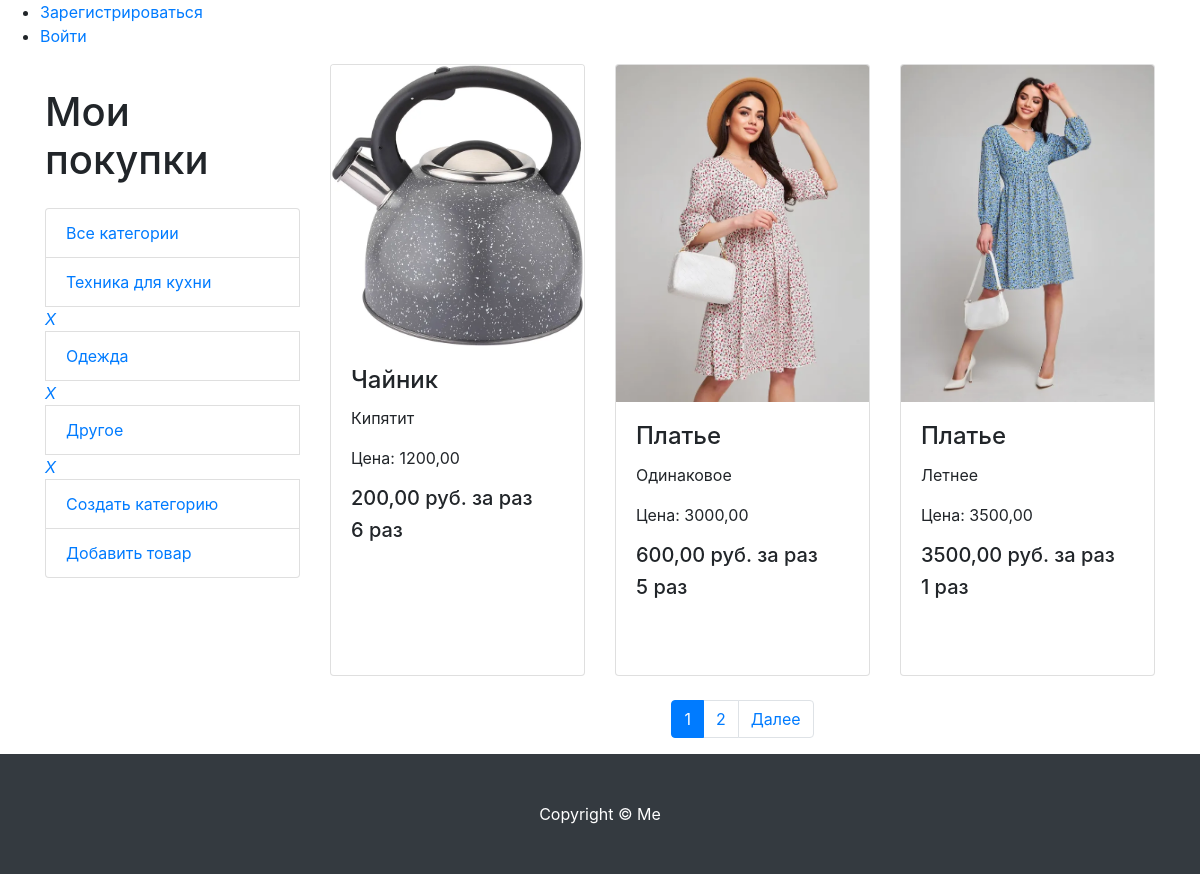
/products/, run on an earlier commit of the app's database.
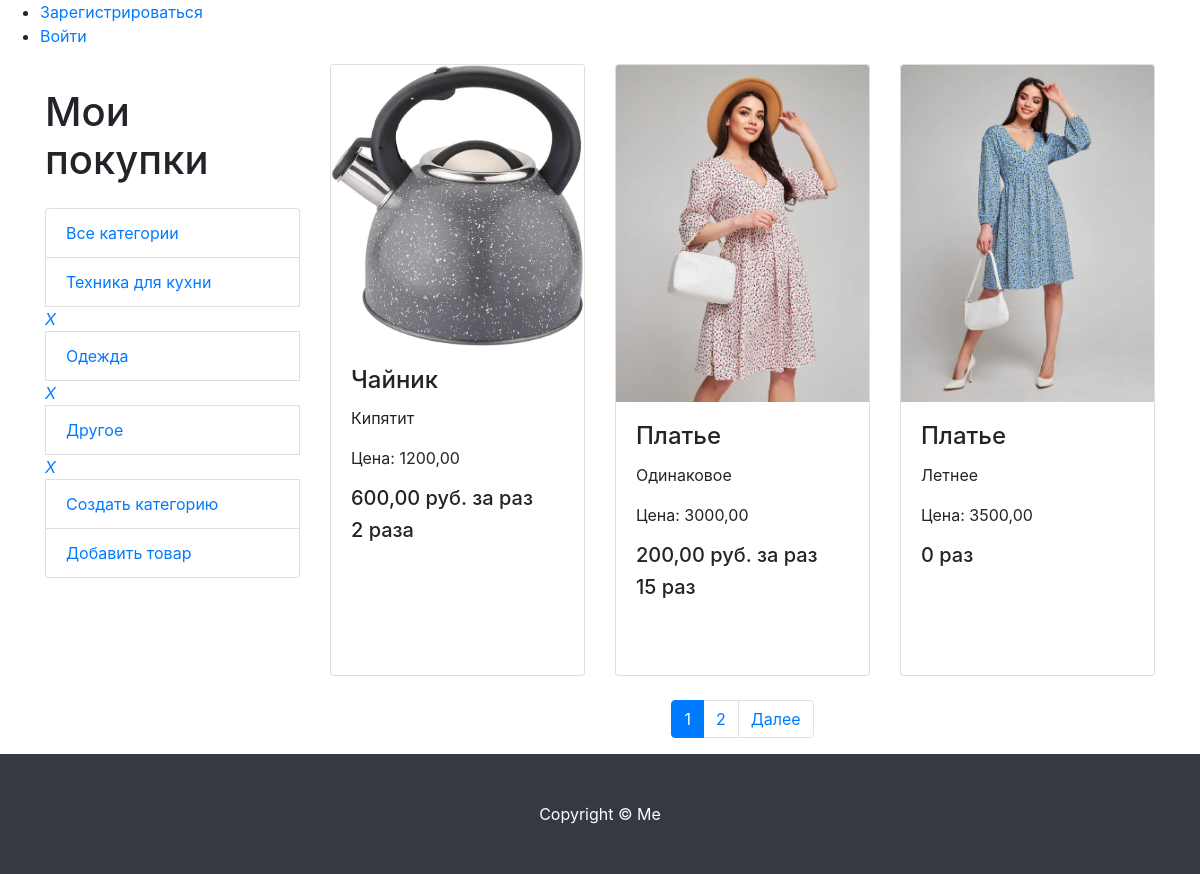
And on a later commit of the database.
### myproducts/models.py (models this page shows, shortened)
class Product(models.Model):
    name = models.CharField(max_length=256, verbose_name='Название')
    image = models.ImageField(upload_to='products_images/', blank=True, verbose_name='Изображение')
    description = models.CharField(max_length=250, blank=True, verbose_name='Описание')
    price = models.DecimalField(max_digits=8, decimal_places=2, verbose_name='Цена')
    times = models.PositiveIntegerField(default=0, blank=True, verbose_name='Количество раз')
    category = models.ForeignKey(Category, on_delete=models.CASCADE, verbose_name='Категория')
    class Meta:
        verbose_name = 'товар'
        verbose_name_plural = 'Товары'

### myproducts/views.py (the view)
# urls.py: path('products/', views.my_products, name='my_products'),
def my_products(request, category_id=None):
    context = {
        'title': 'Мои покупки',
        'categories': Category.objects.all(),
    }
    if category_id:
        products = Product.objects.filter(category_id=category_id)
    else:
        products = Product.objects.all()
    paginator = Paginator(products, 3)
    page_number = request.GET.get('page')
    page_obj = paginator.get_page(page_number)
    context.update({'products': page_obj})
    return render(request, 'myproducts/myproducts.html', context)

### myproducts/templates/myproducts/myproducts.html (shortened to what this page needs)
{% extends 'calculator/base.html' %}
{% load static %}
{% load mathfilters %}
{% block content %}
<div class="container">
    <div class="row">
        <div class="col-lg-3">
            <h1 class="my-4">Мои покупки</h1>
            <div class="list-group">
                {% include 'myproducts/category.html' %}
            </div>
        </div>
        <div class="col-lg-9">
            <div class="row">
                {% for product in products %}
                <div class="col-lg-4 col-md-6 mb-4">
                    <div class="card h-100">
                        <a href="product.html">
                            <img class="card-img-top"
                                 src="{{ product.image.url }}"
                                 alt="">
                        </a>
                        <div class="card-body">
                            <h4 class="card-title">{{ product.name }}</h4>
                            <p class="card-text">{{ product.description }}</p>
                            <p class="card-text">Цена: {{ product.price }}</p>
                            {% if product.times >= 1 %}
                            <h5 class="price">{{ product.price |div:product.times |floatformat:2 }} руб. за раз</h5>
                            {% endif %}
                            <h5 class="price">{{ product.times }}
                            {% with modulo=product.times|mod:10 %}
                                {% if product.times == 12 or product.times == 13 or product.times == 14 %}
                                    раз
                                {% elif modulo == 2 or modulo == 3 or modulo == 4 %}
                                    раза
                                {% else %}
                                    раз
                                {% endif %}
                            {% endwith %}
                            </h5>
                        </div>
                    </div>
                </div>
                {% endfor %}
            </div>
            {% if products %}
            <nav aria-label="Page navigation example">
                <ul class="pagination justify-content-center">
                    {% if products.has_other_pages %}
                    {% for page in products.paginator.page_range %}
                    <li
                            class="page-item {% if page == products.number %} active {% endif %}"><a class="page-link"
                                                                            href="?page={{ page }}">{{page}}</a></li>
                    {% endfor %}
                    {% endif %}
                    {% if products.has_next %}
                    <li class="page-item">
                        <a class="page-link" href="?page={{ products.next_page_number }}">Далее</a>
                    </li>
                    {% endif %}
                </ul>
            </nav>
            {% endif %}
        </div>
    </div>
</div>
<footer class="py-5 bg-dark">
    <div class="container">
        <p class="m-0 text-center text-white">Copyright &copy; Me</p>
    </div>
</footer>
{% endblock %}

What changed in the data, as far as the page shows it:
changed Product "Чайник": price|div "200,00" → "600,00"; times "6" → "2"; times "раз" → "раза"
changed Product "Одинаковое": price|div "600,00" → "200,00"; times "5" → "15"
changed Product "Летнее": times "1" → "0"; price|div "3500,00" → (not shown)
